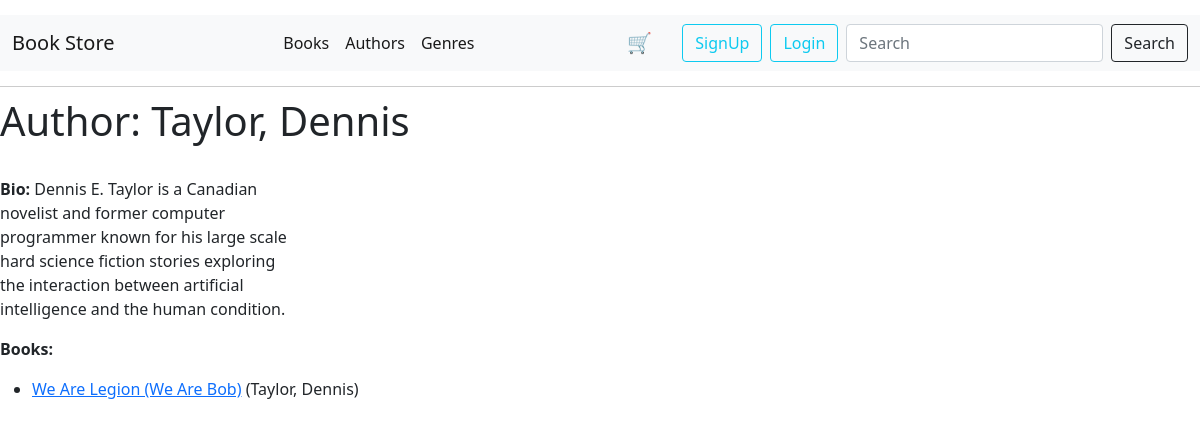
The app's page /authors/4, older data.
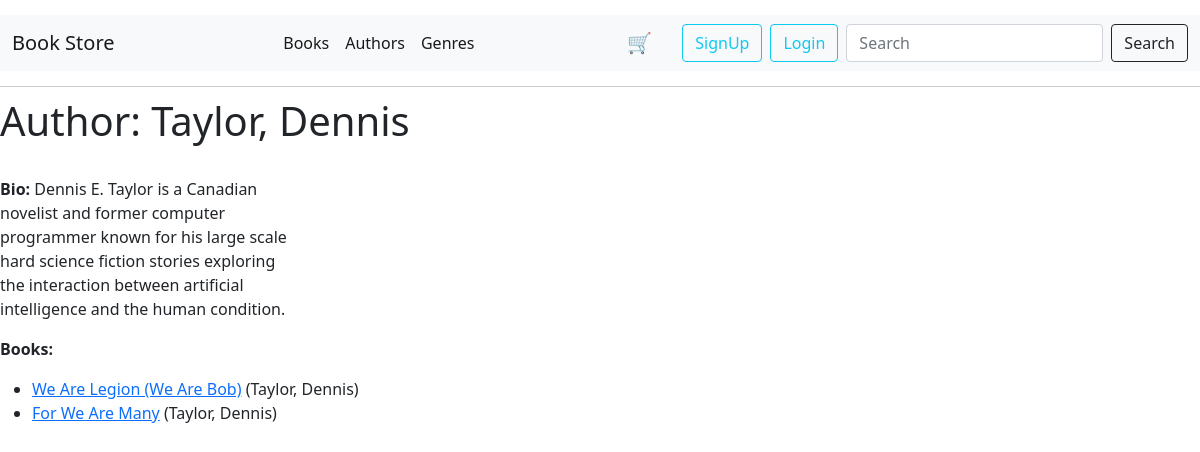
The same page, newer data.
### catalog/models.py (models this page shows, shortened)
class Book(models.Model):
    author = models.ForeignKey(Author, on_delete=models.SET_NULL, null=True)
    genre = models.ManyToManyField(Genre, help_text="Select a genre for this book")
    title = models.CharField(max_length=100)
    price = models.FloatField()
    stock = models.BooleanField(default=True)
    coverpage = models.FileField(upload_to="media/coverpage/")
    description = models.TextField()
    def get_absolute_url(self):
        return reverse("book-detail", args=[str(self.id)])

class Author(models.Model):
    first_name = models.CharField(max_length=100)
    last_name = models.CharField(max_length=100)
    bio = models.TextField(max_length=1000, blank=True, null=True)
    class Meta:
        ordering = ("last_name", "first_name")
    def __str__(self):
        return f"{self.last_name}, {self.first_name}"

### catalog/views.py (the view)
# urls.py: path("authors/<int:pk>", views.AuthorDetailView.as_view(), name="author-detail"),
class AuthorDetailView(generic.DetailView):
    model = Author
    def get_context_data(self, **kwargs):
        context = super().get_context_data(**kwargs)
        author = self.get_object()
        context["book_list"] = author.book_set.all()
        return context

### catalog/templates/catalog/author_detail.html (shortened to what this page needs)
{% extends "base.html" %}
{% block content %}
<h1>Author: {{ author.last_name }}, {{ author.first_name }}</h1>
<br>
<div class="author-detail">
    <p><strong>Bio:</strong> {{ author.bio }}</p>
</div>
<p><strong>Books: </strong></p>
{% if book_list %}
<ul>
    {% for book in book_list %}
    <li>
        <a href="{{ book.get_absolute_url }}">{{ book.title }}</a>
        ({{ book.author }})
    </li>
    {% endfor %}
</ul>
{% else %}
<p>There are no books in the library.</p>
{% endif %}
{% endblock %}

Row changes from the older to the newer data that the page shows:
added Book: title "For We Are Many", author "Taylor, Dennis"
